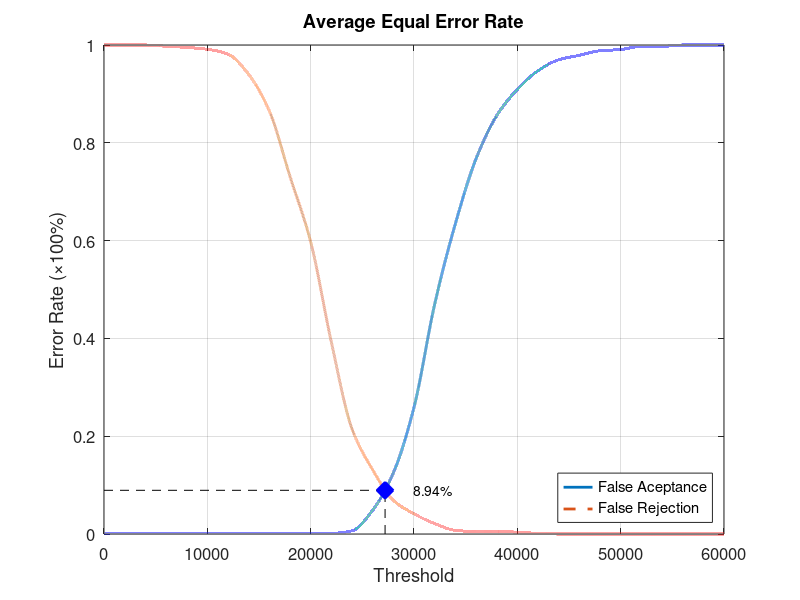
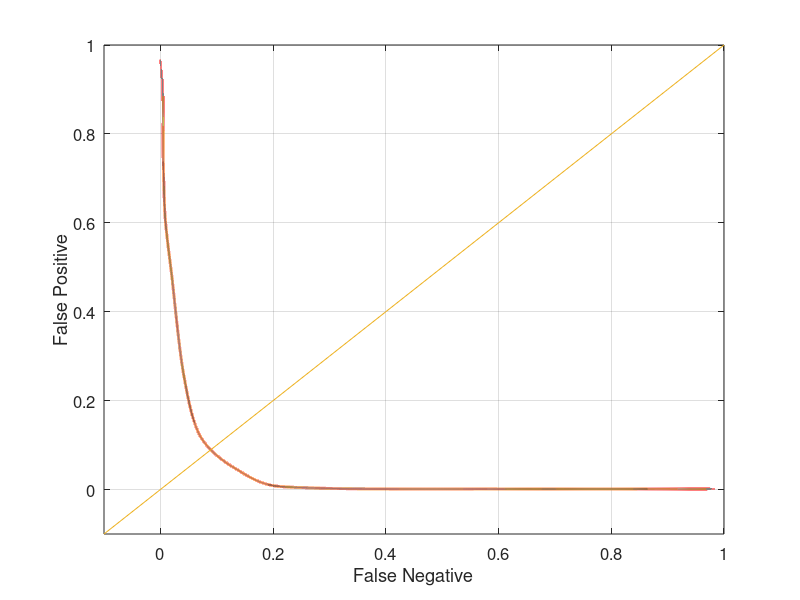

Write MATLAB code to recreate these figures, in order.
function yEER = Experiment5Average
close all;
clear;
clc;
x = 0:2000:60000;
xq = 0:0.5:60000;

y0 = [0 0.00131579 0.00131579 0.00131579 0.00131579 0.00131579 0.00131579 0.00131579 0.00131579 0.00131579 0.00131579 0.00131579 0.00657895 0.0486842 0.125 0.25921 0.469737 0.634211 0.767105 0.855263 0.909211 0.947368 0.969737 0.978947 0.988158 0.990789 0.997368 0.997368 1 1 1];
yy0 = interp1(x, y0, xq, 'pchip');
y1 = [1 1 1 0.9975 0.995 0.99125 0.98125 0.94 0.865 0.73125 0.5975 0.3925 0.215 0.13125 0.06875 0.04125 0.02125 0.0075 0.005 0.005 0.00375 0.00125 0 0 0 0 0 0 0 0 0];
yy1 = interp1(x, y1, xq, 'pchip');

% Calculating EER: 
y2 = abs(y0 - y1);
find(y2 == min(y2))
yy2 = abs(yy0 - yy1);
xEER = find(yy2 == min(yy2));
xEERIndex = xq(xEER) % X-axis EER
yEER = yy0(xEER) % Y-axis EER

main = figure
plot(xq, yy0,'-','LineWidth', 2);	hold on
plot(xq, yy1,'--','LineWidth', 2);	hold on
plot([xEERIndex xEERIndex], [0 yEER], 'k--');	hold on
plot([0 xEERIndex], [yEER yEER], 'k--');	hold on
plot(xEERIndex, yEER, 'bx', 'LineWidth', 10);	hold on
text(xEERIndex + 10 * xEERIndex / 100, yEER, [num2str(round((10000 * yEER)) / 100) '%'])
legend('False Aceptance', 'False Rejection', 'Location', 'SouthEast')
xlabel('Threshold')
ylabel('Error Rate (\times100%)')
title('Average Equal Error Rate')
set(gca, 'FontSize', 12)
axis([0 60000 0 1])
grid on

print(main, 'Experiment5AverageMain', '-dpng');
FNRxFPR = figure('Color', [1 1 1]);
plot(yy1, yy0, '-', yy1, yy0, 'LineWidth', 2);
hold on
y = -0.1:0.1:1
plot(y, y); 
set(gca, 'FontSize', 12)
xlabel('False Negative')
ylabel('False Positive')
axis([-0.1 1 -0.1 1])
set(gca, 'FontSize', 12)
grid on

print(FNRxFPR, 'Experiment5AverageFNRxFPR','-dpng');
end
